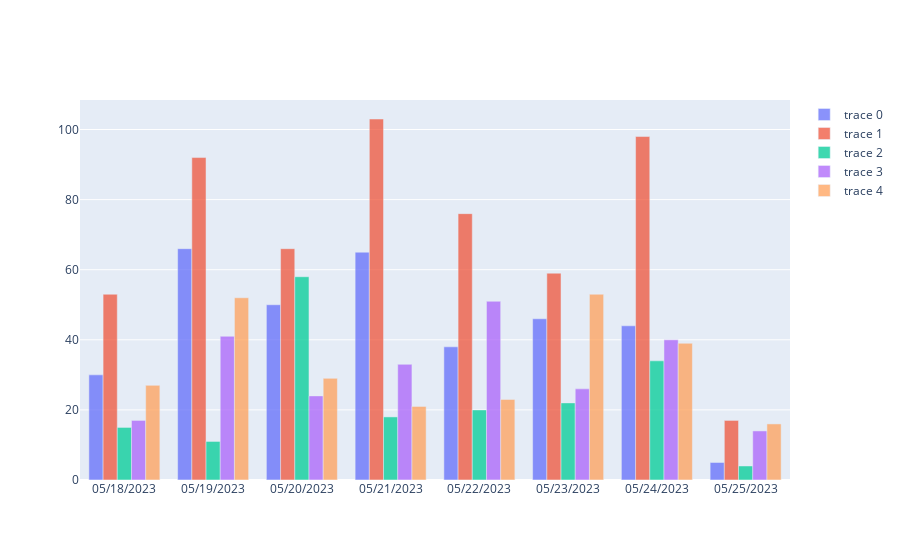

The cell this chart's notebook holds for it:
### Markdown cell above
#### Daily Activity

### Code cell
postcodes = df['postcode'].unique()
postcodes = postcodes[~np.isnan(postcodes)]

fig = go.Figure()
# Iterate through each device 
for d in postcodes:
    # Find the subset of the data with that device
    tmp_df = df[df['postcode'] == d]

    # Create a dict object with 0 counts for all topics
    postcodes_daily_activity = {}
    for i in tmp_df.index:
        # Find that index
        tmp_timestamp = df['impression_time'][i]
        tmp_datetime = tmp_timestamp
        tmp_date = tmp_datetime.strftime('%m/%d/%Y')

        # Daily Activity
        if tmp_date not in postcodes_daily_activity:
            postcodes_daily_activity[tmp_date] = 0
        else:
            postcodes_daily_activity[tmp_date] +=1
        
    
    # Sort by dates
    postcodes_daily_activity = dict(sorted(postcodes_daily_activity.items()))

    # Add trace
    fig.add_trace(go.Bar(x= [x for x in postcodes_daily_activity.keys()], y = [y for y in postcodes_daily_activity.values()], textfont_size=20))



    # Overlay both histograms
    #fig.update_layout(barmode='overlay')
    # Reduce opacity to see both histograms
fig.update_traces(opacity=0.75)
fig.show()

### Figure 1 — Plotly figure (JSON) as saved in the notebook; plotly's stock layout.template omitted (floating-point values rounded to 4 significant figures)
{"data": [{"opacity": 0.75, "textfont": {"size": 20}, "type": "bar", "x": ["05/18/2023", "05/19/2023", "05/20/2023", "05/21/2023", "05/22/2023", "05/23/2023", "05/24/2023", "05/25/2023"], "y": [30, 66, 50, 65, 38, 46, 44, 5]}, {"opacity": 0.75, "textfont": {"size": 20}, "type": "bar", "x": ["05/18/2023", "05/19/2023", "05/20/2023", "05/21/2023", "05/22/2023", "05/23/2023", "05/24/2023", "05/25/2023"], "y": [53, 92, 66, 103, 76, 59, 98, 17]}, {"opacity": 0.75, "textfont": {"size": 20}, "type": "bar", "x": ["05/18/2023", "05/19/2023", "05/20/2023", "05/21/2023", "05/22/2023", "05/23/2023", "05/24/2023", "05/25/2023"], "y": [15, 11, 58, 18, 20, 22, 34, 4]}, {"opacity": 0.75, "textfont": {"size": 20}, "type": "bar", "x": ["05/18/2023", "05/19/2023", "05/20/2023", "05/21/2023", "05/22/2023", "05/23/2023", "05/24/2023", "05/25/2023"], "y": [17, 41, 24, 33, 51, 26, 40, 14]}, {"opacity": 0.75, "textfont": {"size": 20}, "type": "bar", "x": ["05/18/2023", "05/19/2023", "05/20/2023", "05/21/2023", "05/22/2023", "05/23/2023", "05/24/2023", "05/25/2023"], "y": [27, 52, 29, 21, 23, 53, 39, 16]}], "layout": {}}
